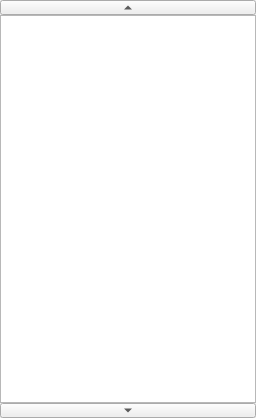
<?xml version="1.0" encoding="UTF-8"?>
<ui version="4.0">
 <class>CategoryListWidget</class>
 <widget class="QWidget" name="CategoryListWidget">
  <property name="geometry">
   <rect>
    <x>0</x>
    <y>0</y>
    <width>256</width>
    <height>418</height>
   </rect>
  </property>
  <property name="sizePolicy">
   <sizepolicy hsizetype="Minimum" vsizetype="Expanding">
    <horstretch>0</horstretch>
    <verstretch>0</verstretch>
   </sizepolicy>
  </property>
  <layout class="QVBoxLayout" name="verticalLayout">
   <property name="spacing">
    <number>0</number>
   </property>
   <property name="leftMargin">
    <number>0</number>
   </property>
   <property name="topMargin">
    <number>0</number>
   </property>
   <property name="rightMargin">
    <number>0</number>
   </property>
   <property name="bottomMargin">
    <number>0</number>
   </property>
   <item>
    <widget class="Material::ToolButton" name="scrollUp">
     <property name="sizePolicy">
      <sizepolicy hsizetype="Expanding" vsizetype="Fixed">
       <horstretch>0</horstretch>
       <verstretch>0</verstretch>
      </sizepolicy>
     </property>
     <property name="maximumSize">
      <size>
       <width>16777215</width>
       <height>15</height>
      </size>
     </property>
     <property name="text">
      <string notr="true"/>
     </property>
     <property name="arrowType">
      <enum>Qt::UpArrow</enum>
     </property>
    </widget>
   </item>
   <item>
    <widget class="QListWidget" name="categoryList">
     <property name="sizePolicy">
      <sizepolicy hsizetype="Expanding" vsizetype="Expanding">
       <horstretch>0</horstretch>
       <verstretch>0</verstretch>
      </sizepolicy>
     </property>
     <property name="verticalScrollBarPolicy">
      <enum>Qt::ScrollBarAlwaysOff</enum>
     </property>
     <property name="horizontalScrollBarPolicy">
      <enum>Qt::ScrollBarAlwaysOff</enum>
     </property>
     <property name="movement">
      <enum>QListView::Static</enum>
     </property>
     <property name="flow">
      <enum>QListView::TopToBottom</enum>
     </property>
     <property name="isWrapping" stdset="0">
      <bool>false</bool>
     </property>
     <property name="viewMode">
      <enum>QListView::IconMode</enum>
     </property>
     <property name="uniformItemSizes">
      <bool>true</bool>
     </property>
     <property name="wordWrap">
      <bool>true</bool>
     </property>
    </widget>
   </item>
   <item>
    <widget class="Material::ToolButton" name="scrollDown">
     <property name="sizePolicy">
      <sizepolicy hsizetype="Expanding" vsizetype="Fixed">
       <horstretch>0</horstretch>
       <verstretch>0</verstretch>
      </sizepolicy>
     </property>
     <property name="maximumSize">
      <size>
       <width>16777215</width>
       <height>15</height>
      </size>
     </property>
     <property name="text">
      <string notr="true"/>
     </property>
     <property name="arrowType">
      <enum>Qt::DownArrow</enum>
     </property>
    </widget>
   </item>
  </layout>
 </widget>
 <customwidgets>
  <customwidget>
   <class>Material::ToolButton</class>
   <extends>QToolButton</extends>
   <header>gui/material/MaterialControls.h</header>
  </customwidget>
 </customwidgets>
 <tabstops>
  <tabstop>scrollUp</tabstop>
  <tabstop>categoryList</tabstop>
  <tabstop>scrollDown</tabstop>
 </tabstops>
 <resources/>
 <connections/>
</ui>
